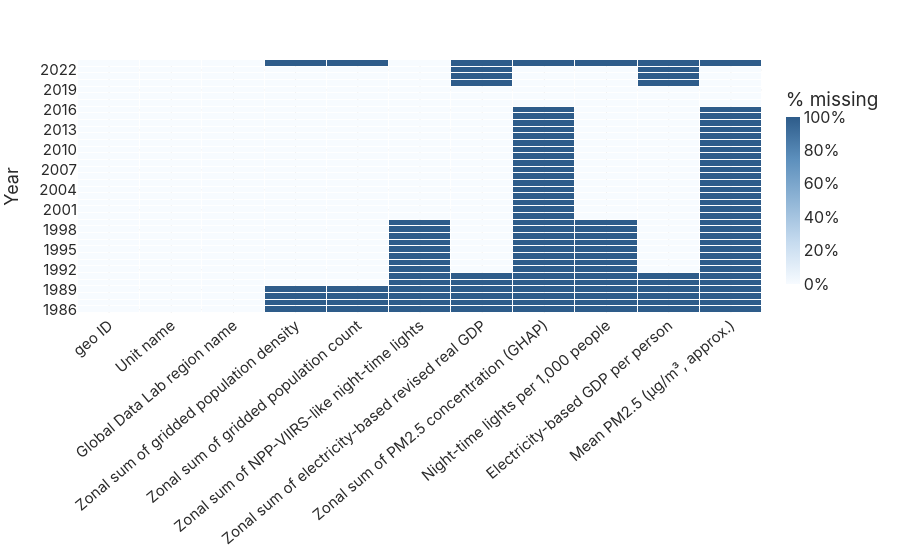

Notebook code for this chart:
### Markdown cell above
Each source covers different years, so the panel has many gaps. They are not errors:

### Code cell
miss = ex.explore_missing_values_plot(env.drop(columns=["shapeISO", "total_NPP"]))
print(miss.interpret())
miss.fig

### Figure 1 — Plotly figure (JSON) as saved in the notebook; plotly's stock layout.template omitted (floating-point values rounded to 4 significant figures; data arrays with more than 128 entries replaced by an {"elided": "..."} marker saying what was removed)
{"data": [{"colorbar": {"tickformat": ".0%", "title": {"text": "% missing"}}, "colorscale": [[0.0, "#F7FBFF"], [0.25, "#C6DBEF"], [0.5, "#90B5D6"], [0.75, "#5C8FBC"], [1.0, "#2E5C8A"]], "hovertemplate": "%{x} @ Year=%{y}: %{z:.1%} missing<extra></extra>", "type": "heatmap", "x": ["geo ID", "Unit name", "Global Data Lab region name", "Zonal sum of gridded population density", "Zonal sum of gridded population count", "Zonal sum of NPP-VIIRS-like night-time lights", "Zonal sum of electricity-based revised real GDP", "Zonal sum of PM2.5 concentration (GHAP)", "Night-time lights per 1,000 people", "Electricity-based GDP per person", "Mean PM2.5 (µg/m³, approx.)"], "xgap": 1, "y": ["1986", "1987", "1988", "1989", "1990", "1991", "1992", "1993", "1994", "1995", "1996", "1997", "1998", "1999", "2000", "2001", "2002", "2003", "2004", "2005", "2006", "2007", "2008", "2009", "2010", "2011", "2012", "2013", "2014", "2015", "2016", "2017", "2018", "2019", "2020", "2021", "2022", "2023"], "ygap": 1, "z": {"elided": "38x11 float values"}, "zmax": 1, "zmin": 0}], "layout": {"xaxis": {"tickangle": -40}, "yaxis": {"title": {"text": "Year"}}}}
